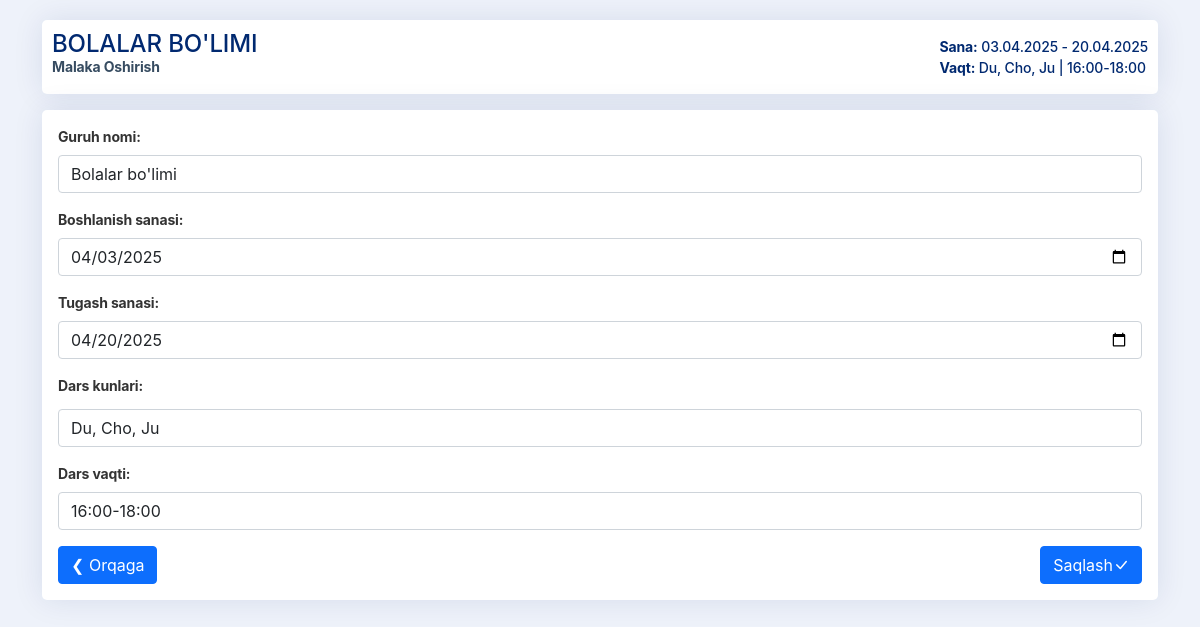
Page /guruh/1/tahrirlash/ on the earlier database version.
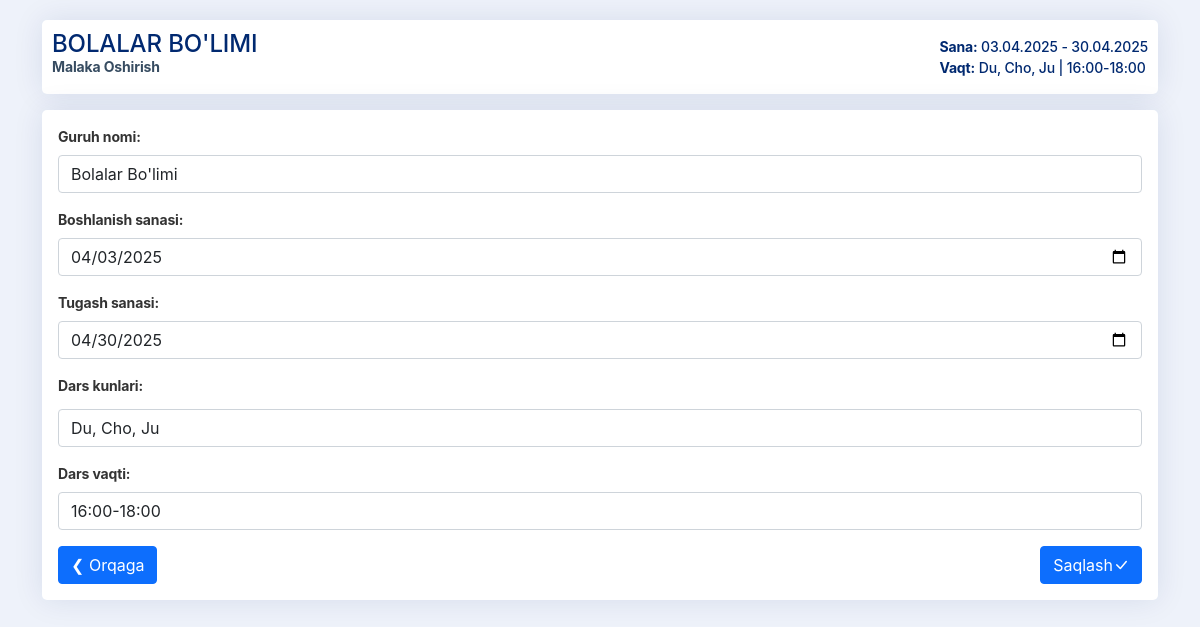
Same page on the later database version.
### center/models.py (models this page shows, shortened)
class Group(models.Model):
    DAYS_CHOICES = [
        ('Du, Cho, Ju', 'Du, Cho, Ju'),
        ('Se, Pa, Sha', 'Se, Pa, Sha'),
    ]
    name = models.CharField(max_length=100)
    start_date = models.DateField()
    end_date = models.DateField(null=True, blank=True)
    days = models.CharField(max_length=50, choices=DAYS_CHOICES, blank=True, null=True)  # Dars kunlari
    time = models.CharField(max_length=20, blank=True, null=True)  # Dars vaqti
    is_archived = models.BooleanField(default=False)  # Arxivlangan guruh

### center/views.py (the view)
# urls.py: path('guruh/<int:group_id>/tahrirlash/', views.edit_group, name='edit_group'), # Tahrirlash
def edit_group(request, group_id):# Guruhni tahrirlash
    group = get_object_or_404(Group, id=group_id)
    if request.method == 'POST':
        form = GroupForm(request.POST, instance=group)
        if form.is_valid():
            form.save()
            messages.success(request, f"{group.name} guruhi muvaffaqiyatli tahrirlandi!")
            return redirect('group_detail', group_id=group.id)
    else:
        form = GroupForm(instance=group)
    return render(request, 'center/edit_group.html', {'form': form, 'group': group})

### center/forms.py
class GroupForm(forms.ModelForm):
    class Meta:
        model = Group
        fields = ['name', 'start_date', 'end_date', 'days', 'time']
        widgets = {
            'start_date': DateInput(format='%Y-%m-%d', attrs={'type': 'date', 'class': 'form-control'}),
            'end_date': DateInput(format='%Y-%m-%d', attrs={'type': 'date', 'class': 'form-control'}),
        }
    def __init__(self, *args, **kwargs):
        super().__init__(*args, **kwargs)
        if self.instance and self.instance.start_date:
            self.initial['start_date'] = self.instance.start_date.strftime('%Y-%m-%d')
        if self.instance and self.instance.end_date:
            self.initial['end_date'] = self.instance.end_date.strftime('%Y-%m-%d')

### center/templates/center/edit_group.html (shortened to what this page needs)
{% extends "center/base.html" %}
{% block content %}
{% load widget_tweaks %}
<div class="d-flex justify-content-between align-items-center flex-wrap page-title">
  <h4>
    {{ group.name }}
    <span>Malaka oshirish</span>
  </h4>
  <div>
    <strong>Sana:</strong> {{ group.start_date|date:"d.m.Y" }} -  {{ group.end_date|date:"d.m.Y" }}<br>
    <strong>Vaqt:</strong> {{ group.days }} | {{ group.time }} <br>
  </div>
</div>
<form method="post" class="mt-3 p-3 form-crm">
  <div class="mb-3">
    <label class="form-label" for="{{ form.name.id_for_label }}">Guruh nomi:</label>
    {{ form.name|add_class:"form-control" }}
  </div>
  <div class="mb-3">
    <label class="form-label" for="{{ form.start_date.id_for_label }}">Boshlanish sanasi:</label>
    {{ form.start_date|add_class:"form-control" }}
  </div>
  <div class="mb-3">
    <label class="form-label" for="{{ form.end_date.id_for_label }}">Tugash sanasi:</label>
    {{ form.end_date|add_class:"form-control" }}
  </div>
  <div class="mb-3">
    <label class="form-label" for="{{ form.days.id_for_label }}">Dars kunlari:</label>
    {{ form.days|add_class:"form-control" }}
  </div>
  <div class="mb-3">
    <label class="form-label" for="{{ form.time.id_for_label }}">Dars vaqti:</label>
    {{ form.time|add_class:"form-control" }}
  </div>
  <div class="d-flex justify-content-between mt-3">
    <a href="{% url 'group_detail' group.id %}">
      <button class="btn btn-primary" type="button">❮ Orqaga</button>
    </a>
    <button type="submit" class="btn btn-primary">Saqlash<i class="bi bi-check-lg"></i></button>
  </div>
</form>
{% endblock %}

Differences in the rows shown:
changed Group "BOLALAR BO'LIMI": end_date "20.04.2025" → "30.04.2025"; name "Bolalar bo'limi" → "Bolalar Bo'limi"; end_date "04/20/2025" → "04/30/2025"
